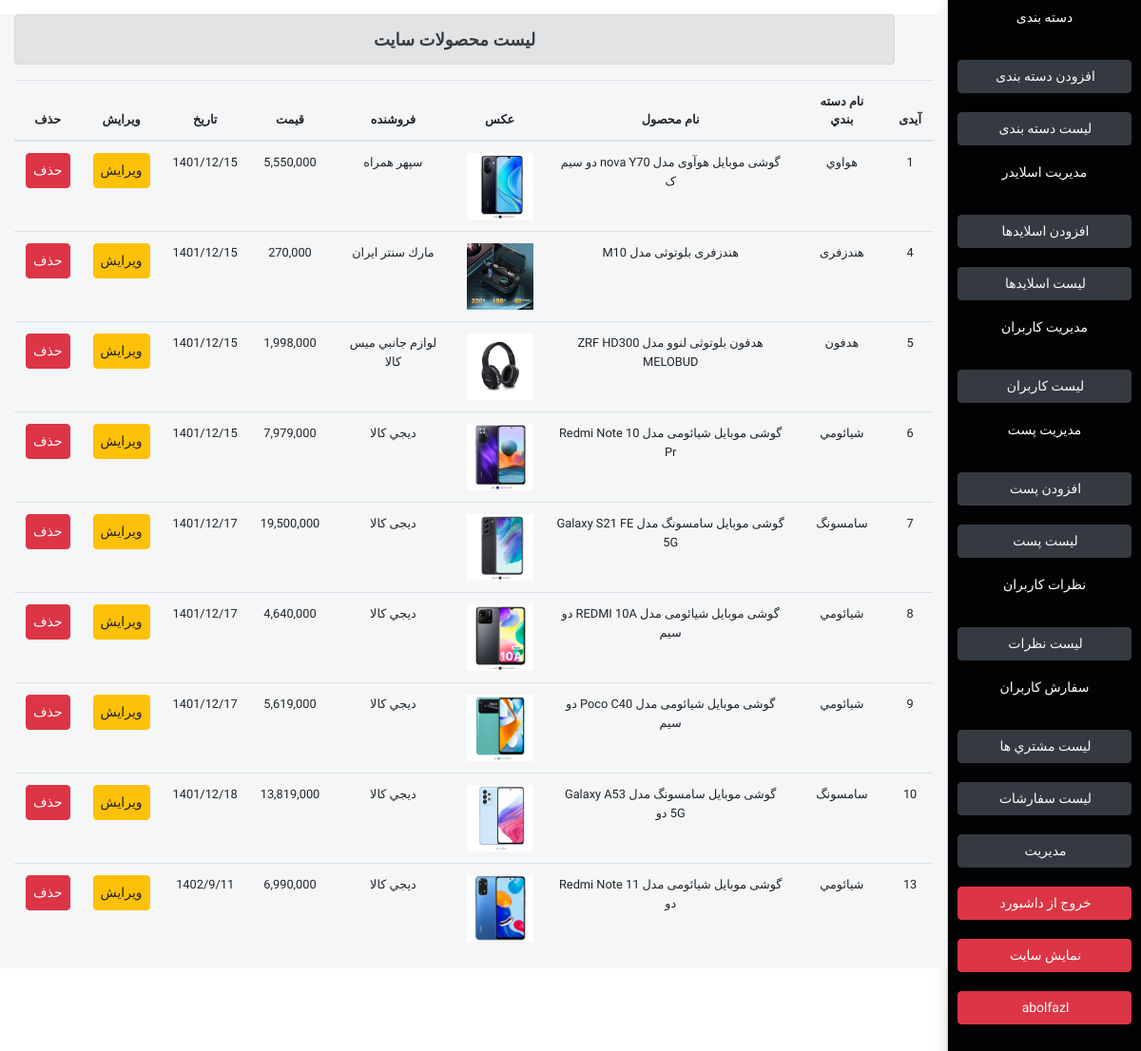
The page /admin/listproduct.php (signed in) on the database its author committed.
### tables this page shows
CREATE TABLE `product` (
  `id` int(11) NOT NULL,
  `catid` varchar(100) NOT NULL,
  `chid` varchar(100) NOT NULL,
  `title` varchar(100) NOT NULL,
  `seller` varchar(100) NOT NULL,
  `content` text NOT NULL,
  `warranty` varchar(100) NOT NULL,
  `brand` varchar(100) NOT NULL,
  `price` varchar(100) NOT NULL,
  `pricem` varchar(100) NOT NULL,
  `tags` varchar(256) NOT NULL,
  `picture` varchar(150) NOT NULL,
  `date` date NOT NULL DEFAULT current_timestamp()
);

CREATE TABLE `cat` (
  `id` int(11) NOT NULL,
  `catname` varchar(100) NOT NULL,
  `chid` varchar(100) NOT NULL
);

### files/connect/database.php (called while the page is built, shortened)
<?php
class database
{
    public function __construct($dbname1, $dbuser1, $dbpass1)
    {
        $this->dbname = $dbname1;
        $this->dbuser = $dbuser1;
        $this->dbpass = $dbpass1;
        $this->conn = new PDO("mysql:host=localhost;dbname=" . $this->dbname, $this->dbuser, $this->dbpass);
    }
}
class action extends database
{
    public function select($query, $row = [], $fetch = "fetch")
    {
        $result = $this->conn->prepare($query);
        foreach ($row as $key => $value) {
            $result->bindValue($key + 1, $value);
        }
        $result->execute();
        if ($fetch == "fetch") {
            return $row = $result->fetch(PDO::FETCH_OBJ);
        } else {
            return $row = $result->fetchAll(PDO::FETCH_OBJ);
        }
    }
}

### admin/fileadmin/jdf/jdf.php (called while the page is built, shortened)
<?php
function tr_num($str, $mod = 'en', $mf = '٫') {
  $num_a = array('0', '1', '2', '3', '4', '5', '6', '7', '8', '9', '.');
  $key_a = array('۰', '۱', '۲', '۳', '۴', '۵', '۶', '۷', '۸', '۹', $mf);
  return ($mod == 'fa') ? str_replace($num_a, $key_a, $str) : str_replace($key_a, $num_a, $str);
}
function gregorian_to_jalali($gy, $gm, $gd, $mod = '') {
   list($gy, $gm, $gd) = explode('_', tr_num($gy . '_' . $gm . '_' . $gd));
  $g_d_m = array(0, 31, 59, 90, 120, 151, 181, 212, 243, 273, 304, 334);
  $gy2 = ($gm > 2) ? ($gy + 1) : $gy;
  $days = 355666 + (365 * $gy) + ((int) (($gy2 + 3) / 4)) - ((int) (($gy2 + 99) / 100)) + ((int) (($gy2 + 399) / 400)) + $gd + $g_d_m[$gm - 1];
  $jy = -1595 + (33 * ((int) ($days / 12053)));
  $days %= 12053;
  $jy += 4 * ((int) ($days / 1461));
  $days %= 1461;
  if ($days > 365) {
    $jy += (int) (($days - 1) / 365);
    $days = ($days - 1) % 365;
  }
  if ($days < 186) {
    $jm = 1 + (int) ($days / 31);
    $jd = 1 + ($days % 31);
  } else {
    $jm = 7 + (int) (($days - 186) / 30);
    $jd = 1 + (($days - 186) % 30);
  }
  return ($mod == '') ? array($jy, $jm, $jd) : $jy . $mod . $jm . $mod . $jd;
}

### admin/listproduct.php (the view, shortened to what this page needs)
<?php include_once "fileadmin/page/header.php" ?>
<?php
$action = new action("store of me", "root", "");
?>
<div class="boxfather">
    <?php include_once 'fileadmin/page/sidebar.php' ?>
    <div class="leftbox" style="margin-top: 15px;">
        <div class="container-fluid text-center">
            <div class="row">
                <div class="col-12 ">
                    <div class="alert alert-secondary" style="font-size:18px;font-weight: bold;margin-right: 40px;">
                        لیست محصولات سايت
                    </div>
                    <table class="table table-hover small">
                        <thead>
                            <tr>
                                <th>آیدی</th>
                                <th>نام دسته بندي</th>
                                <th>نام محصول</th>
                                <th>عكس</th>
                                <th>فروشنده</th>
                                <th>قيمت</th>
                                <th>تاريخ</th>
                                <th>ویرایش</th>
                                <th>حذف</th>
                            </tr>
                        </thead>
                        <tbody>
                            <?php
                            $query = "SELECT * FROM product";
                            $row = [];
                            $select = $action->select($query, $row, "fetchall");
                            ?>
                            <?php foreach ($select as $value) { ?>
                                <?php
                                $query1 = "SELECT * FROM cat WHERE id=?";
                                $row1 = [$value->catid];
                                $res = $action->select($query1, $row1);
                                ?>
                                <tr>
                                    <td><?php echo $value->id ?></td>
                                    <td><?php echo $res->catname ?></td>
                                    <td><?php echo mb_substr($value->title,"0","40") ?></td>
                                    <td><img src="<?php echo "fileadmin/product/" . $value->picture ?>" width="70px"></td>
                                    <td><?php echo $value->seller ?></td>
                                    <td><?php echo number_format($value->price) ?></td>
                                    <?php $time = explode("-", $value->date) ?>
                                    <td><?php echo gregorian_to_jalali($time[0], $time[1], $time[2], "/"); ?></td>
                                    <td><a href="<?php echo "editpro.php?editpro=" . $value->id ?>" class="btn btn-warning" style="padding: 7px;font-size:14px;">ویرایش</a></td>
                                    <td><a href="<?php echo "listproduct.php?deletepro=" . $value->id ?>" class="btn btn-danger" style="padding: 7px;font-size:14px;">حذف</a></td>
                                </tr>
                            <?php } ?>
                        </tbody>
                    </table>
                </div>
            </div>
        </div>
    </div>
</div>
<?php include_once 'fileadmin/page/footer.php' ?>

### admin/fileadmin/css/style.css (style rules this page uses)
body { padding: 0; margin: 0; direction: rtl !important; background-color: #fff; text-decoration: none; list-style: none; }
* { font-family: 'Vazirmatn', sans-serif; }
.boxfather { width: 100%; height: 100%; }
.leftbox { float: left; width: 83%; height: 100%; background: #f4f6f7; }

### rows shown on the page
product: id "1", catid.catname "هواوي", title "گوشی موبایل هوآوی مدل nova Y70 دو سیم‌ ک", picture (picture), seller "سپهر همراه", price "5,550,000", date "1401/12/15"
product: id "4", catid.catname "هندزفری", title "هندزفری بلوتوثی مدل M10", picture (picture), seller "مارك سنتر ايران", price "270,000", date "1401/12/15"
product: id "5", catid.catname "هدفون", title "هدفون بلوتوثی لنوو مدل ZRF HD300 MELOBUD", picture (picture), seller "لوازم جانبي ميس كالا", price "1,998,000", date "1401/12/15"
product: id "6", catid.catname "شيائومي", title "گوشی موبایل شیائومی مدل Redmi Note 10 Pr", picture (picture), seller "ديجي كالا", price "7,979,000", date "1401/12/15"
product: id "7", catid.catname "سامسونگ", title "گوشی موبایل سامسونگ مدل Galaxy S21 FE 5G", picture (picture), seller "دیجی کالا", price "19,500,000", date "1401/12/17"
product: id "8", catid.catname "شيائومي", title "گوشی موبایل شیائومی مدل REDMI 10A دو سیم", picture (picture), seller "ديجي كالا", price "4,640,000", date "1401/12/17"
product: id "9", catid.catname "شيائومي", title "گوشی موبایل شیائومی مدل Poco C40 دو سیم", picture (picture), seller "ديجي كالا", price "5,619,000", date "1401/12/17"
product: id "10", catid.catname "سامسونگ", title "گوشی موبایل سامسونگ مدل Galaxy A53 5G دو", picture (picture), seller "ديجي كالا", price "13,819,000", date "1401/12/18"
product: id "13", catid.catname "شيائومي", title "گوشی موبایل شیائومی مدل Redmi Note 11 دو", picture (picture), seller "ديجي كالا", price "6,990,000", date "1402/9/11"

### other values the page prints
$_SESSION['adminusername'] "abolfazl"
